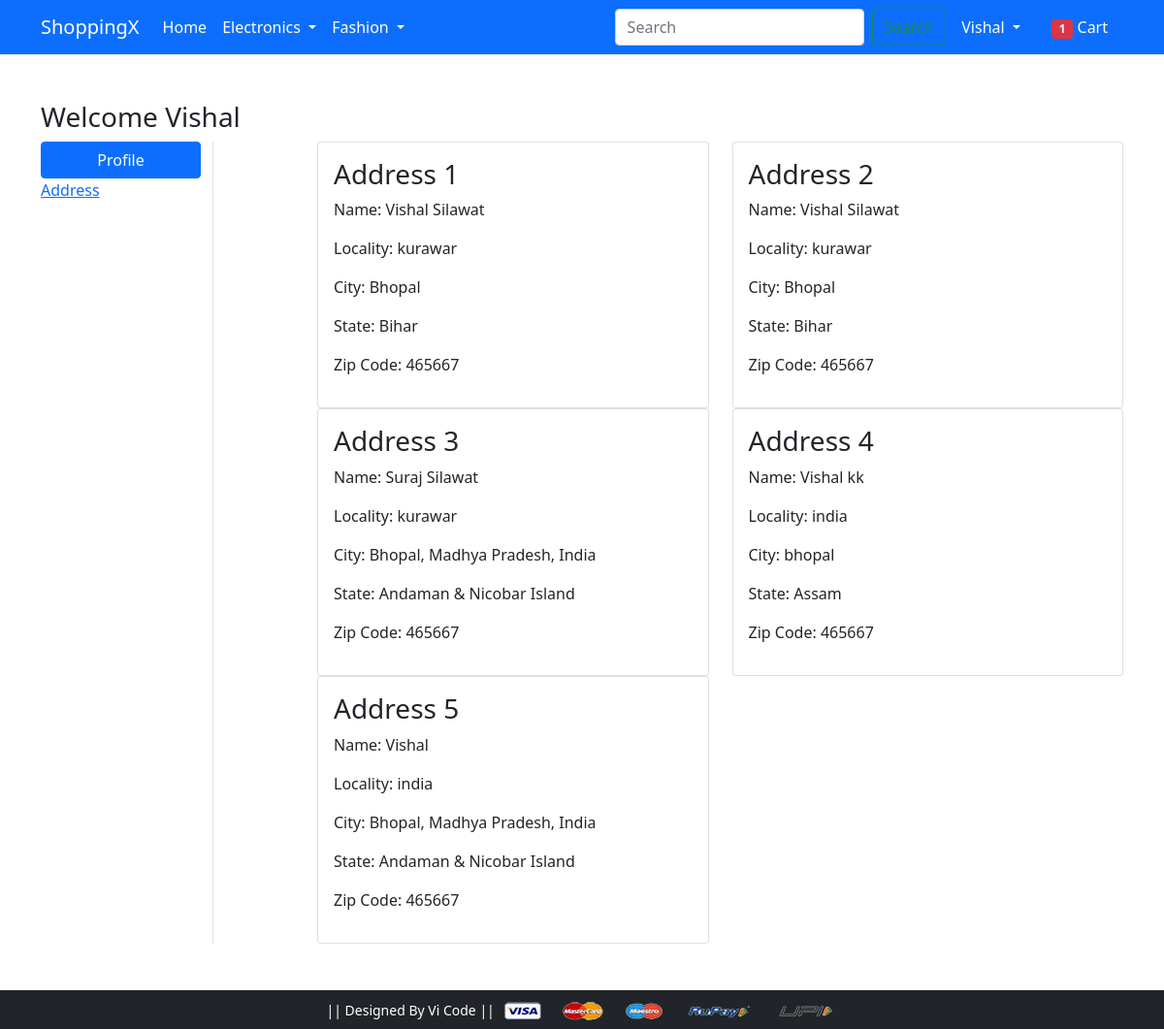
Page /address/ (signed in) on the earlier database version.
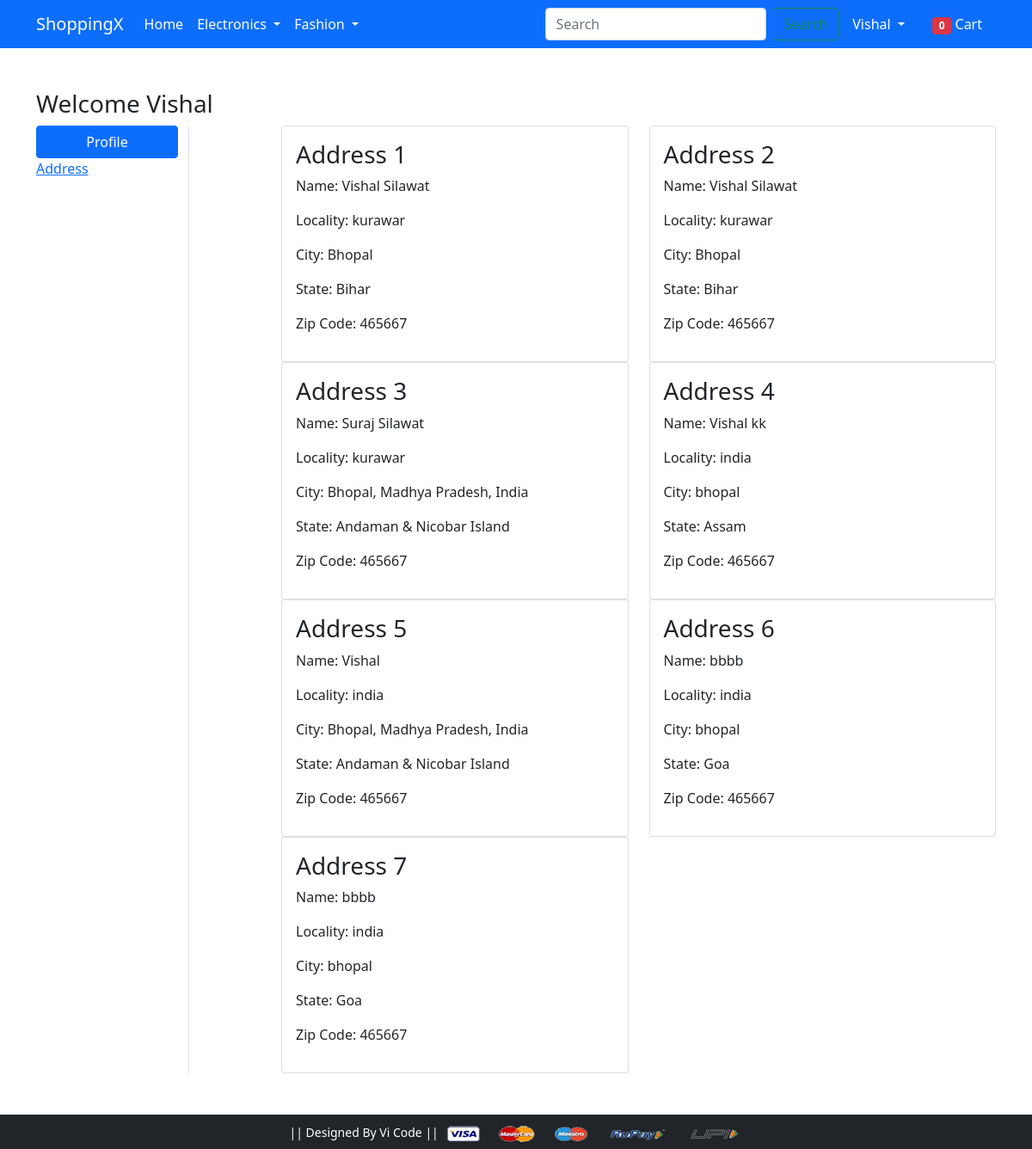
Same page on the later database version.
### app/models.py (models this page shows, shortened)
class Customer(models.Model):
    user = models.ForeignKey(User, on_delete=models.CASCADE)
    name = models.CharField(max_length=200)
    locality = models.CharField(max_length=200)
    city = models.CharField(max_length=50)
    zipcode = models.IntegerField()
    state = models.CharField(choices=STATE_CHOICES, max_length=50)

### app/views.py (the view)
# urls.py: path('address/', views.address, name='address'),
@login_required
def address(request):
 totalitem = 0
 if request.user.is_authenticated:
  totalitem = len(Cart.objects.filter(user=request.user))
 add = Customer.objects.filter(user=request.user)
 return render(request, 'app/address.html', {'add':add,'active':'btn-primary','totalitem':totalitem})

### app/templates/app/address.html (shortened to what this page needs)
{% extends 'app/base.html' %}
{% load static %}
{% block main-content %}
<div class="container my-5">
 <div class="row">
 <h3>Welcome <span class="text-capitalize">{{request.user}}</h3>
  <div class="col-sm-2 border-end">
   <ul class="list-unstyled">
    <li class="d-grid"><a href="{% url 'profile' %}" class="btn btn-primary">Profile</a></li>
    <li class="d-grid"><a href="{% url 'address' %}" class="btn{{active}}">Address</a></li>
   </ul>
  </div>
  <div class="col-sm-9 offset-sm-1">
   <div class="row">
    {% for ad in add %}
    <div class="col-sm-6">
     <div class="card">
      <div class="card-body">
       <h3>Address {{forloop.counter}}</h3>
       <p>Name: {{ad.name}} </p>
       <p>Locality: {{ad.locality}} </p>
       <p>City: {{ad.city}} </p>
       <p>State: {{ad.state}}</p>
       <p>Zip Code: {{ad.zipcode}}</p>
      </div>
     </div>
    </div>
    {% endfor %}
   </div>
  </div>
 </div>
</div>
{% endblock main-content %}

### app/templates/app/base.html (shortened to what this page needs)
<!doctype html>
{% load static %}
<html lang="en">
  <head>
    <link href="https://cdn.jsdelivr.net/npm/bootstrap@5.0.0-beta1/dist/css/bootstrap.min.css" rel="stylesheet">
    <link rel="stylesheet" href="{% static 'app/css/owl.carousel.min.css' %}">
    <link rel="stylesheet" href="{% static 'app/css/all.min.css' %}">
    <link rel="stylesheet" href="{% static 'app/css/style.css' %}">
  </head>
  <body>
    <nav class="navbar navbar-expand-lg navbar-dark bg-primary">
     <div class="container">
       <a class="navbar-brand" href="/">ShoppingX</a>
       <div class="collapse navbar-collapse" id="navbarSupportedContent">
         <ul class="navbar-nav me-auto mb-2 mb-lg-0">
           <li class="nav-item">
             <a class="nav-link active" aria-current="page" href="/">Home</a>
           </li>
           <li class="nav-item dropdown">
             <a class="nav-link dropdown-toggle text-white" href="#" id="electronicsDropdown" role="button" data-bs-toggle="dropdown" aria-expanded="false">
               Electronics
             </a>
           </li>
           <li class="nav-item dropdown">
             <a class="nav-link dropdown-toggle text-white" href="#" id="fashionDropdown" role="button" data-bs-toggle="dropdown" aria-expanded="false">
               Fashion
             </a>
           </li>
         </ul>
    <form class="d-flex" role="search" method="get" action="{% url 'search' %}">
  <input class="form-control me-2" type="search" placeholder="Search" name="query" aria-label="Search">
  <button class="btn btn-outline-success" type="submit">Search</button>
</form>
        <div>
          <ul class="navbar-nav me-auto mb-2 mb-lg-0">
          {% if request.user.is_authenticated %}
           <li class="nav-item dropdown mx-2">
              <a class="nav-link dropdown-toggle text-white" href="#" id="profileDropdown" role="button" data-bs-toggle="dropdown" aria-expanded="false">
                {{request.user.username|capfirst}}
              </a>
            </li>
            <li class="nav-item mx-2">
             <a href="{% url 'showcart' %}" class="nav-link text-white"><span class="badge bg-danger">{{totalitem}}</span> Cart </a>
            </li>
          {% endif %}
          </ul>
         </div>
       </div>
     </div>
    </nav>
    {% block main-content %} {% endblock main-content %}
    <footer class="container-fluid bg-dark text-center p-2 mt-5">
        <small class="text-white">|| Designed By Vi Code || </small>
        <img src="{% static 'app/images/payment.png' %}" alt="" srcset="" class="img-fluid" height="2px">
    </footer>
  </body>
</html>

Differences in the rows shown:
added Customer: name "bbbb", locality "india", city "bhopal", state "Goa", zipcode "465667"
added Customer: name "bbbb", locality "india", city "bhopal", state "Goa", zipcode "465667"
Other differences:
{{ totalitem }}: "1" → "0"
